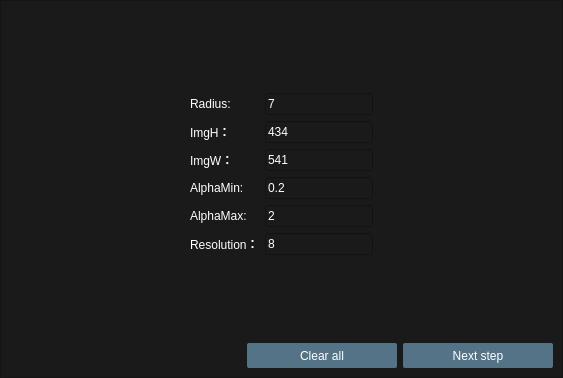
<?xml version="1.0" encoding="UTF-8"?>
<ui version="4.0">
 <class>ConfigParam</class>
 <widget class="QWidget" name="ConfigParam">
  <property name="geometry">
   <rect>
    <x>0</x>
    <y>0</y>
    <width>563</width>
    <height>378</height>
   </rect>
  </property>
  <property name="windowTitle">
   <string>Form</string>
  </property>
  <property name="styleSheet">
   <string notr="true">QWidget,QFrame
{
background-color: #1A1A1A;
color:white;
}QPushButton:hover
{
background-color: rgb(180, 85, 100);
color:white;
}

QPushButton
{
background-color:rgb(84, 115, 135);
color:white;
font-size:12px;
width: 150px;
border-radius:2px;
spacing:2px;
padding: 0px 0px;

}

</string>
  </property>
  <layout class="QGridLayout" name="gridLayout">
   <property name="leftMargin">
    <number>0</number>
   </property>
   <property name="topMargin">
    <number>0</number>
   </property>
   <property name="rightMargin">
    <number>0</number>
   </property>
   <property name="bottomMargin">
    <number>0</number>
   </property>
   <property name="spacing">
    <number>0</number>
   </property>
   <item row="0" column="0">
    <widget class="QFrame" name="frame">
     <property name="frameShape">
      <enum>QFrame::StyledPanel</enum>
     </property>
     <property name="frameShadow">
      <enum>QFrame::Raised</enum>
     </property>
     <layout class="QGridLayout" name="gridLayout_3">
      <item row="0" column="1">
       <spacer name="verticalSpacer_2">
        <property name="orientation">
         <enum>Qt::Vertical</enum>
        </property>
        <property name="sizeHint" stdset="0">
         <size>
          <width>20</width>
          <height>79</height>
         </size>
        </property>
       </spacer>
      </item>
      <item row="1" column="0">
       <spacer name="horizontalSpacer_2">
        <property name="orientation">
         <enum>Qt::Horizontal</enum>
        </property>
        <property name="sizeHint" stdset="0">
         <size>
          <width>168</width>
          <height>20</height>
         </size>
        </property>
       </spacer>
      </item>
      <item row="1" column="1">
       <layout class="QGridLayout" name="gridLayout_2">
        <item row="0" column="0">
         <widget class="QLabel" name="label">
          <property name="text">
           <string>Radius:</string>
          </property>
         </widget>
        </item>
        <item row="0" column="1">
         <widget class="QLineEdit" name="radius">
          <property name="text">
           <string>7</string>
          </property>
         </widget>
        </item>
        <item row="1" column="0">
         <widget class="QLabel" name="label_2">
          <property name="text">
           <string>ImgH：</string>
          </property>
         </widget>
        </item>
        <item row="1" column="1">
         <widget class="QLineEdit" name="imgH">
          <property name="text">
           <string>434</string>
          </property>
         </widget>
        </item>
        <item row="2" column="0">
         <widget class="QLabel" name="label_3">
          <property name="text">
           <string>ImgW：</string>
          </property>
         </widget>
        </item>
        <item row="2" column="1">
         <widget class="QLineEdit" name="imgW">
          <property name="text">
           <string>541</string>
          </property>
         </widget>
        </item>
        <item row="3" column="0">
         <widget class="QLabel" name="label_5">
          <property name="text">
           <string>AlphaMin:</string>
          </property>
         </widget>
        </item>
        <item row="3" column="1">
         <widget class="QLineEdit" name="alphaMin">
          <property name="text">
           <string>0.2</string>
          </property>
         </widget>
        </item>
        <item row="4" column="0">
         <widget class="QLabel" name="label_6">
          <property name="text">
           <string>AlphaMax:</string>
          </property>
         </widget>
        </item>
        <item row="4" column="1">
         <widget class="QLineEdit" name="alphaMax">
          <property name="text">
           <string>2</string>
          </property>
         </widget>
        </item>
        <item row="5" column="0">
         <widget class="QLabel" name="label_4">
          <property name="text">
           <string>Resolution：</string>
          </property>
         </widget>
        </item>
        <item row="5" column="1">
         <widget class="QLineEdit" name="resolution">
          <property name="text">
           <string>8</string>
          </property>
         </widget>
        </item>
       </layout>
      </item>
      <item row="1" column="2">
       <spacer name="horizontalSpacer_3">
        <property name="orientation">
         <enum>Qt::Horizontal</enum>
        </property>
        <property name="sizeHint" stdset="0">
         <size>
          <width>168</width>
          <height>20</height>
         </size>
        </property>
       </spacer>
      </item>
      <item row="2" column="1">
       <spacer name="verticalSpacer">
        <property name="orientation">
         <enum>Qt::Vertical</enum>
        </property>
        <property name="sizeHint" stdset="0">
         <size>
          <width>20</width>
          <height>78</height>
         </size>
        </property>
       </spacer>
      </item>
      <item row="3" column="0" colspan="3">
       <layout class="QHBoxLayout" name="horizontalLayout">
        <item>
         <spacer name="horizontalSpacer">
          <property name="orientation">
           <enum>Qt::Horizontal</enum>
          </property>
          <property name="sizeHint" stdset="0">
           <size>
            <width>40</width>
            <height>20</height>
           </size>
          </property>
         </spacer>
        </item>
        <item>
         <widget class="QPushButton" name="pushButton_2">
          <property name="sizePolicy">
           <sizepolicy hsizetype="Fixed" vsizetype="Fixed">
            <horstretch>0</horstretch>
            <verstretch>0</verstretch>
           </sizepolicy>
          </property>
          <property name="minimumSize">
           <size>
            <width>150</width>
            <height>25</height>
           </size>
          </property>
          <property name="maximumSize">
           <size>
            <width>80</width>
            <height>25</height>
           </size>
          </property>
          <property name="styleSheet">
           <string notr="true">min-height:25px;
max-height:25px;
min-width:80px;
max-width:80px;</string>
          </property>
          <property name="text">
           <string>Clear all</string>
          </property>
         </widget>
        </item>
        <item>
         <widget class="QPushButton" name="pushButton">
          <property name="sizePolicy">
           <sizepolicy hsizetype="Fixed" vsizetype="Fixed">
            <horstretch>0</horstretch>
            <verstretch>0</verstretch>
           </sizepolicy>
          </property>
          <property name="minimumSize">
           <size>
            <width>150</width>
            <height>25</height>
           </size>
          </property>
          <property name="maximumSize">
           <size>
            <width>80</width>
            <height>25</height>
           </size>
          </property>
          <property name="styleSheet">
           <string notr="true">min-height:25px;
max-height:25px;
min-width:80px;
max-width:80px;</string>
          </property>
          <property name="text">
           <string>Next step</string>
          </property>
         </widget>
        </item>
       </layout>
      </item>
     </layout>
    </widget>
   </item>
  </layout>
 </widget>
 <resources/>
 <connections/>
</ui>
